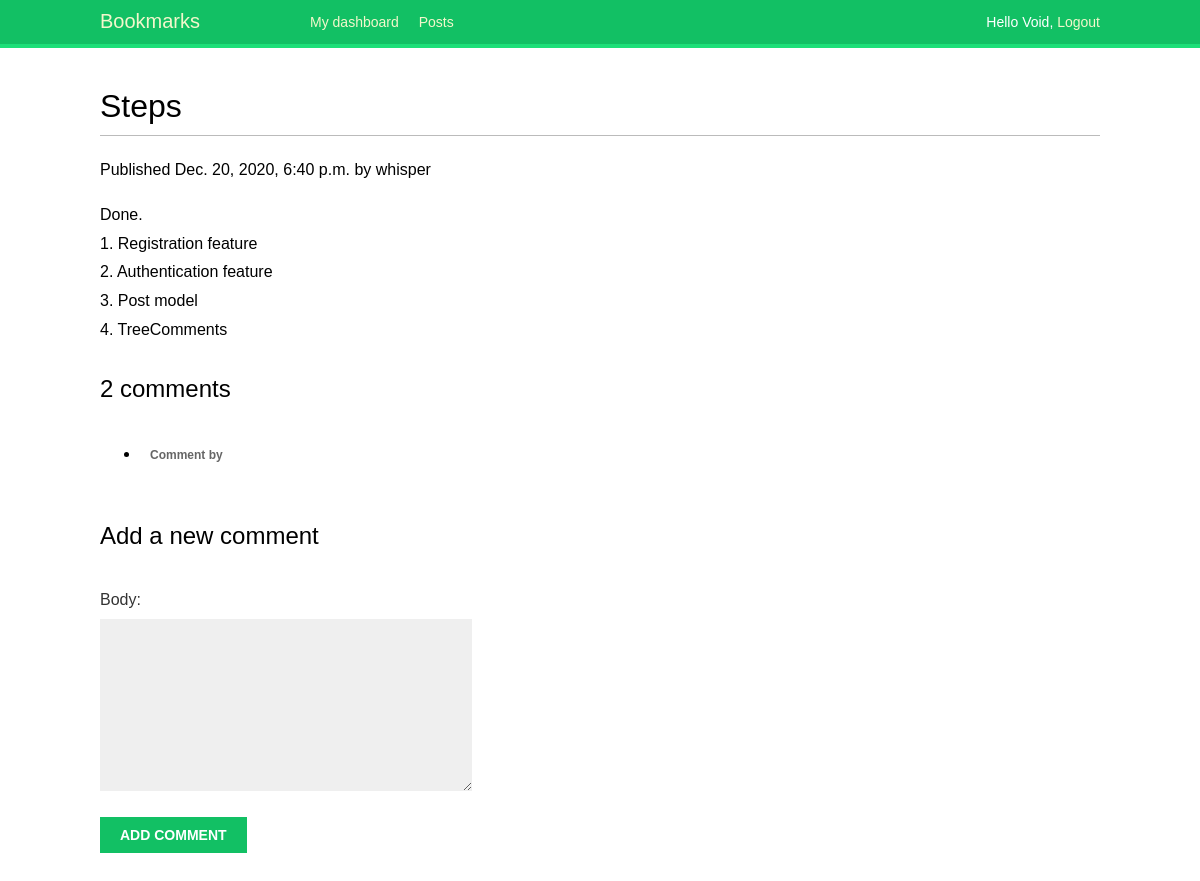
The app's page /account/posts/2020/12/20/steps/ (signed in) with its own data.
### account/models.py (models this page shows)
class Post(models.Model):
    STATUS_CHOICES = (
        ('draft', 'Draft'),
        ('published', 'Published'),
    )
    title = models.CharField(max_length=250)
    slug = models.SlugField(max_length=250,
                            unique_for_date='publish')
    author = models.ForeignKey(User,    #model of the Django authentication system
                               on_delete=models.CASCADE,
                               related_name='bookmark_posts')
    body = models.TextField()
    publish = models.DateTimeField(default=timezone.now)
    created = models.DateTimeField(auto_now_add=True)
    updated = models.DateTimeField(auto_now=True)
    status = models.CharField(max_length=10,
                              choices=STATUS_CHOICES,
                              default='draft')
    objects = models.Manager() # The default manager.
    published = PublishedManager() # Our custom manager.

### account/views.py (the view)
@login_required
def post_detail(request, year, month, day, post):
    post = get_object_or_404(Post, slug=post,
                             status='published',
                             publish__year=year,
                             publish__month=month,
                             publish__day=day)
    comments = post.tree_comments.filter(active=True)
    new_comment = None
    if request.method == 'POST':
        comment_form = CommentForm(data=request.POST)
        if comment_form.is_valid():
            new_comment = comment_form.save(commit=False)
            new_comment.post = post
            new_comment.name = request.user.username
            new_comment.email = request.user.email
            new_comment.save()
    else:
        comment_form = CommentForm()
    return render(request,
                  'account/post/detail.html',
                  {'post': post,
                   'comments': comments,
                   'new_comment': new_comment,
                   'comment_form': comment_form})

### account/forms.py
class CommentForm(forms.ModelForm):
	class Meta:
		model = TreeComment
		fields = ('body',)

### account/templates/account/post/detail.html (shortened to what this page needs)
{% extends "base.html" %}
{% load mptt_tags %}
{% block content %}
    <h1>{{ post.title }}</h1>
    <p class="date">
        Published {{ post.publish }} by {{ post.author }}
    </p>
    {{ post.body|linebreaks }}
    {% with comments.count as total_comments %}
        <h2>
            {{ total_comments }} comment{{ total_comments|pluralize }}
        </h2>
    {% endwith %}
    <ul>
        {% recursetree comments %}
            <li class="comment">
                <p class="info">
                    Comment by {{ node.name }}
                </p>
            </li>
        {% endrecursetree %}
    </ul>
    {% if new_comment %}
        <h2>Your comment has been added.</h2>
    {% else %}
        <h2>Add a new comment</h2>
        <form method="post">
            {{ comment_form.as_p }}
            <p><input type="submit" value="Add comment"></p>
        </form>
    {% endif %}
{% endblock %}

### account/templates/base.html (shortened to what this page needs)
{% load static %}
<!DOCTYPE html>
<html>
<head>
	<link href='{% static "css/base.css" %}' rel="stylesheet">
</head>
<body>
	<div id="header">
		<span class="logo">Bookmarks</span>
		{% if request.user.is_authenticated %}
			<ul class="menu">
				<li {% if section == "dashboard" %}class="selected"{% endif %}>
					<a href='{% url "dashboard" %}'>My dashboard</a>
				</li>
				<li {% if section == "posts" %}class="selected"{% endif %}>
					<a href='{% url "post_list" %}'>Posts</a>
				</li>
			</ul>
		{% endif %}
		<span class="user">
			{% if request.user.is_authenticated %}
				Hello {{ request.user.first_name }},
				<a href='{% url "logout" %}'>Logout</a>
			{% else %}
				<a href='{% url "login" %}'>Log-in</a>
			{% endif %}
		</span>
	</div>
	<div id="content">
		{% block content %}
		{% endblock %}
	</div>
</body>
</html>

### account/static/css/base.css (style rules this page uses)
body { margin:0; padding:0; font-family:helvetica, sans-serif; }
p { line-height: 1.8; }
a { color:#12c064; text-decoration:none; }
h1, h2, h3, h4, h5 , h6 { font-family: 'Muli', sans-serif; font-weight:normal; }
h1 { border-bottom:1px solid #bbb; padding:0 0 10px 0; margin:10px 0 20px 0; }
h2 { margin:30px 0 20px; }
#header { padding:10px 100px; font-size:14px; background:#12c064; color:#fff; border-bottom:4px solid #1cdf78; overflow:auto; }
#header .logo { font-family: 'Muli', sans-serif; float:left; color:#f3f7cc; font-size:20px; margin-right:10%; }
#header ul.menu { list-style:none; float:left; margin:0; padding:0; }
#header ul.menu li { float:left; padding:4px 10px; }
#header a { color:#f3f7cc; }
#header .user { float:right; padding-top:4px; }
#content { padding:30px 100px; }
form { overflow:auto; }
form p { width:100%; overflow:auto; }
label { float:left; clear:both; color:#333; margin-bottom:4px; }
input, textarea { clear:both; float:left; margin:0 0 10px; background:#efefef; border:0; padding:6px 10px; font-size:14px; }
input[type=submit], a.button { font-weight:bold; background:#12c064; color:#fff; padding:10px 20px; font-size:14px; text-transform:uppercase; }
.comment { padding:10px; }
.comment .info { font-weight:bold; font-size:12px; color:#666; }

### records on screen
Post: title "Steps", publish "Dec. 20, 2020, 6:40 p.m.", author "whisper", body "Done. 1. Registration feature 2. Authentication feature 3. Post model 4. TreeComments"

### other values on screen
{{ request.user.first_name }} "Void"
{{ total_comments }} "2"
